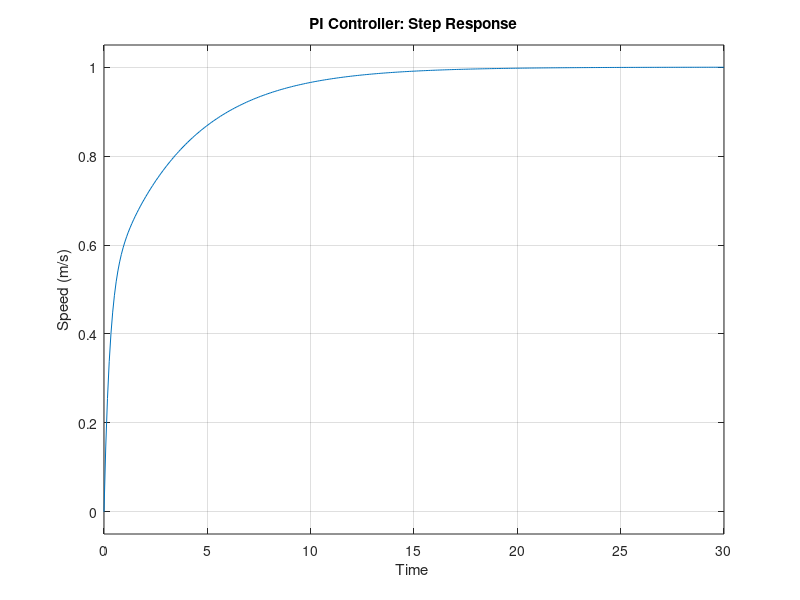

The MATLAB script that drew this image:
% PI Controller Design and Analysis

% Define plant parameters
tau = 0.5; % Time constant of the plant
kp = 1;    % Proportional gain
ki = 0.5;  % Integral gain

% Define the plant transfer function
P = tf(1, [tau 1]); % P(s) = 1 / (tau*s + 1)

% Define the PI Controller transfer function
C = tf([kp ki], [1 0]); % C(s) = (kp*s + ki) / s

% Closed-loop system with PI Controller
CL_PI = feedback(C * P, 1);

% Simulate the step response of the closed-loop system
figure;
step(CL_PI);
title('PI Controller: Step Response');
xlabel('Time ');
ylabel('Speed (m/s)');
grid on;
